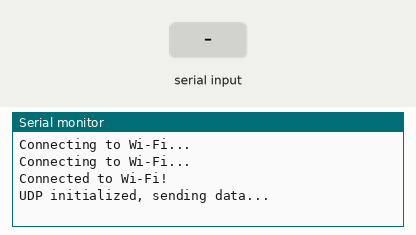
A sketch run on a simulated ESP32. Parts: the last lines printed to the serial monitor. Inputs (shaded band) come from the test bench. WiFi joins after 1.5 s; servers stay silent unless stated.

Above: at 3.2 s.
3.3 s: "1\n" received over Serial
At 4.5 s:
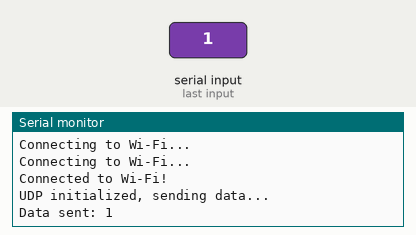
4.8 s: "0\n" received over Serial
At 5.6 s:
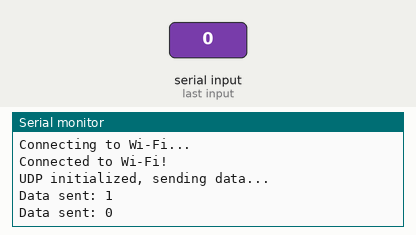
6.3 s: "2\n" received over Serial
At 6.6 s:
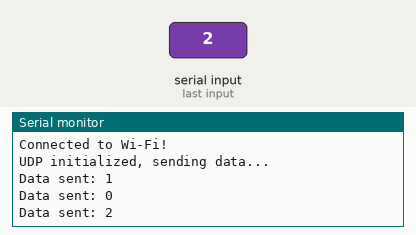

The sketch:

kinjaltanuj.ino
```cpp
#include <WiFi.h>
#include <WiFiUdp.h>

// Wi-Fi credentials
const char *ssid = "NARZO 70x 5G";        // Replace with your Wi-Fi SSID
const char *password = "abcdefghij"; // Replace with your Wi-Fi password

// UART communication with Arduino
HardwareSerial mySerial(1); // Use UART1 for communication with Arduino

WiFiUDP udp;
IPAddress broadcastIp(255, 255, 255, 255);  // Broadcast address (all devices in the network)
const unsigned int udpPort = 12345;  // UDP port to send data

void setup() {
  Serial.begin(9600);  // Debugging via Serial Monitor
  mySerial.begin(9600, SERIAL_8N1, 16, 17);  // UART setup (RX:16, TX:17 for ESP32)

  // Connect to Wi-Fi
  WiFi.begin(ssid, password);
  while (WiFi.status() != WL_CONNECTED) {
    delay(1000);
    Serial.println("Connecting to Wi-Fi...");
  }
  Serial.println("Connected to Wi-Fi!");

  // Start the UDP connection
  udp.begin(udpPort);  // UDP port to send data
  Serial.println("UDP initialized, sending data...");
}

void loop() {
  // Check if data is available on the Serial Monitor (input from user)
  if (Serial.available()) {
    String inputData = Serial.readStringUntil('\n');  // Read data from Serial Monitor
    if (inputData.length() > 0) {
      // Send received data over UDP
      udp.beginPacket(broadcastIp, udpPort);
      udp.print(inputData);  // Send data from Serial Monitor
      udp.endPacket();
      Serial.println("Data sent: " + inputData);  // Print to Serial Monitor for debugging
    }
  }

  delay(10);  // Small delay for stability
}
```

Measured:
- after the input at 3.3 s, the serial monitor: prints a new line at once (image 1)
- after the input at 4.8 s, the serial monitor: prints a new line at once (image 2)
- after the input at 6.3 s, the serial monitor: prints a new line at once (image 3)
